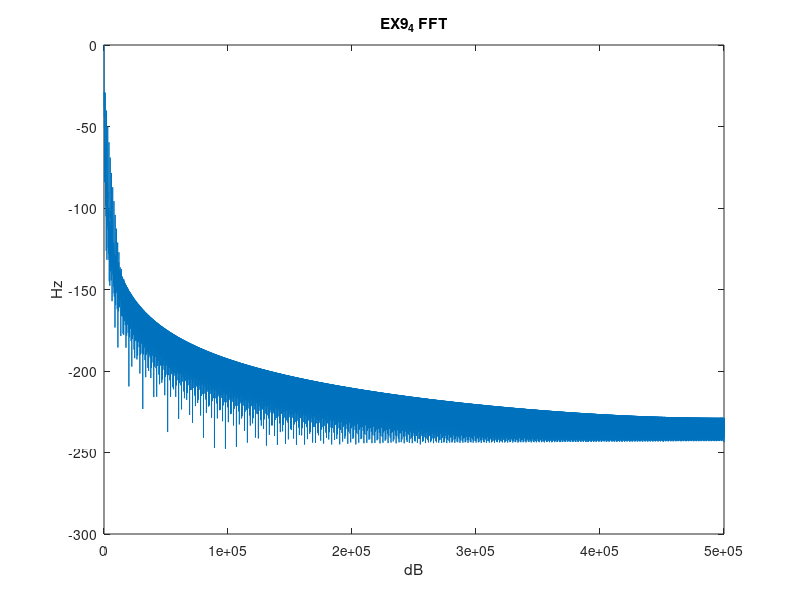

Reproduce this figure in MATLAB. (Note: this script raises an error after producing the figure.)
data = importdata("fft.dat");

plot(data(:,1),data(:,2));
title("EX9_4 FFT")
ylabel('Hz')
xlabel('dB')
axis([0, 500000, -300, 0])

fftsnr = snr(data(:,2),data(:,1))
